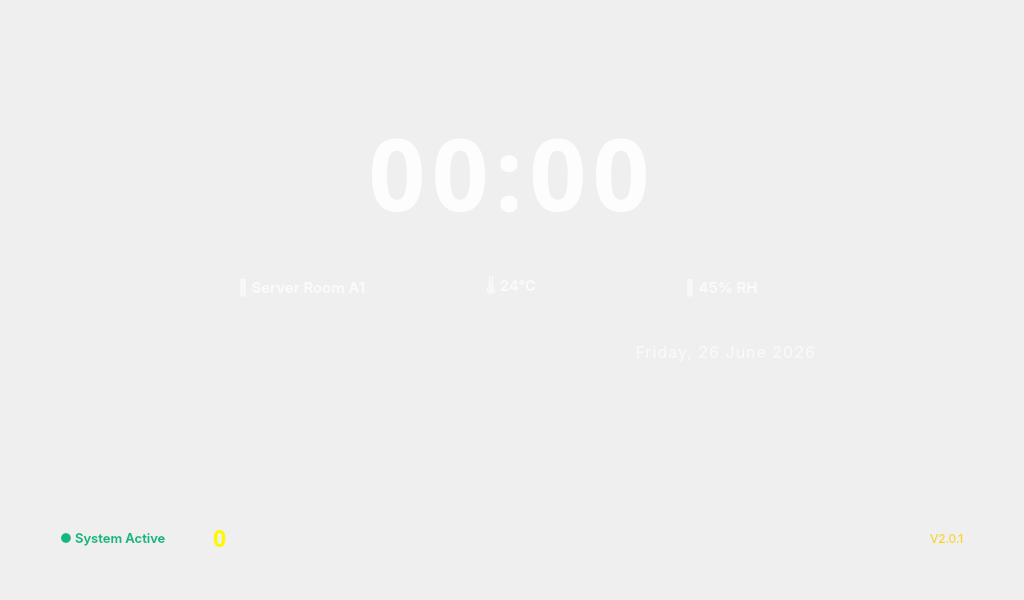
<?xml version="1.0" encoding="UTF-8"?>
<ui version="4.0">
 <class>MainWindow</class>
 <widget class="QMainWindow" name="MainWindow">
  <property name="geometry">
   <rect>
    <x>0</x>
    <y>0</y>
    <width>1024</width>
    <height>600</height>
   </rect>
  </property>
  <property name="windowTitle">
   <string>SignalPro - Gun Storage System</string>
  </property>
  <property name="styleSheet">
   <string notr="true">QMainWindow {
    background: qlineargradient(
        x1: 0, y1: 0, x2: 1, y2: 1,
        stop: 0 #0a1628,
        stop: 0.4 #142240,
        stop: 0.7 #1a2a4a,
        stop: 1 #0d1f3c
    );
}

QFrame#frame {
    background: rgba(255, 255, 255, 0.04);
    border-radius: 30px;
    border: none;
}

QFrame#frame_3 {
    background: rgba(255, 255, 255, 0.02);
    border: none;
    border-bottom: 1px solid rgba(255, 255, 255, 0.05);
}

QLabel#label {
    color: #ffffff;
    font-family: Plus Jakarta Sans;
    font-size: 22px;
    font-weight: 700;
    background: transparent;
    border: none;
    letter-spacing: 3px;
}

/* JAM - Space Grotesk */
QLabel#lbTime {
    color: rgba(255, 255, 255, 0.90);
    font-family: Space Grotesk;
    font-size: 100px;
    font-weight: 700;
    background: transparent;
    border: none;
    letter-spacing: 6px;
}

/* TANGGAL - Inter */
QLabel#lbDate {
    color: rgba(255, 255, 255, 0.60);
    font-family: Inter;
    font-size: 16px;
    font-weight: 400;
    background: transparent;
    border: none;
    letter-spacing: 1px;
}

/* LOGO */
QLabel#labelLogo {
    background: transparent;
    border: none;
}

/* TOMBOL ENTER - Glass Style */
/* Normal: border tipis transparan */
QPushButton#btDown {
    background: rgba(255, 255, 255, 0.03);
   
    border-radius: 30px;
}

/* Hover: border lebih terang + glow biru */
QPushButton#btDown:hover {
    background: rgba(2, 72, 193, 0.12);
    border: 1px solid #0248c1;
    box-shadow: 0 0 20px rgba(2, 72, 193, 0.2); /* efek glow (kalo support) */
}

QPushButton#btDown:pressed {
    background: rgba(2, 72, 193, 0.25);
    border: 2px solid #0248c1;
}

/* STATUS LABEL - Inter */
QLabel#statusLabel {
    color: #10b981;
    font-family: Inter;
    font-size: 13px;
    font-weight: 500;
    background: transparent;
    border: none;
}

QFrame#frame_status {
    background: rgba(255, 255, 255, 0.02);
    border-radius: 0 0 30px 30px;
    border: none;
    border-top: 1px solid rgba(255, 255, 255, 0.04);
}

QLabel#labelVersion {
    color: #f8d613;
    font-family: Inter;
    font-size: 12px;
    font-weight: 400;
    background: transparent;
    border: none;
}


QLabel#labelLocation, QLabel#labelTemp, QLabel#labelHumidity {
    color: rgba(255, 255, 255, 0.70);
    font-family: Inter;
    font-size: 15px;
    font-weight: 500;
    background: transparent;
    border: none;
}

QLabel#labelTemp:hover {
    color: #f8d613;
}

QScrollBar:vertical {
    background: rgba(255, 255, 255, 0.02);
    border: none;
    border-radius: 8px;
    width: 4px;
}

QScrollBar::handle:vertical {
    background: rgba(255, 255, 255, 0.08);
    border-radius: 8px;
    min-height: 30px;
}

QScrollBar::handle:vertical:hover {
    background: rgba(248, 214, 19, 0.20);
}

QScrollBar::add-line:vertical, QScrollBar::sub-line:vertical {
    height: 0px;
}
</string>
  </property>
  <widget class="QWidget" name="centralwidget">
   <property name="styleSheet">
    <string notr="true">background-color: transparent;</string>
   </property>
   <layout class="QVBoxLayout" name="verticalLayout_3">
    <property name="spacing">
     <number>0</number>
    </property>
    <property name="leftMargin">
     <number>40</number>
    </property>
    <property name="topMargin">
     <number>40</number>
    </property>
    <property name="rightMargin">
     <number>40</number>
    </property>
    <property name="bottomMargin">
     <number>40</number>
    </property>
    <item>
     <spacer name="verticalSpacer">
      <property name="orientation">
       <enum>Qt::Vertical</enum>
      </property>
      <property name="sizeHint" stdset="0">
       <size>
        <width>20</width>
        <height>40</height>
       </size>
      </property>
     </spacer>
    </item>
    <item alignment="Qt::AlignHCenter">
     <widget class="QFrame" name="frame">
      <property name="minimumSize">
       <size>
        <width>650</width>
        <height>300</height>
       </size>
      </property>
      <property name="maximumSize">
       <size>
        <width>650</width>
        <height>300</height>
       </size>
      </property>
      <property name="frameShape">
       <enum>QFrame::StyledPanel</enum>
      </property>
      <property name="frameShadow">
       <enum>QFrame::Raised</enum>
      </property>
      <layout class="QVBoxLayout" name="verticalLayout_2">
       <property name="spacing">
        <number>5</number>
       </property>
       <property name="leftMargin">
        <number>0</number>
       </property>
       <property name="topMargin">
        <number>0</number>
       </property>
       <property name="rightMargin">
        <number>0</number>
       </property>
       <property name="bottomMargin">
        <number>0</number>
       </property>
       <item>
        <widget class="QFrame" name="frame_3">
         <property name="minimumSize">
          <size>
           <width>0</width>
           <height>170</height>
          </size>
         </property>
         <property name="maximumSize">
          <size>
           <width>16777215</width>
           <height>170</height>
          </size>
         </property>
         <property name="frameShape">
          <enum>QFrame::StyledPanel</enum>
         </property>
         <property name="frameShadow">
          <enum>QFrame::Raised</enum>
         </property>
         <layout class="QHBoxLayout" name="horizontalLayout_2">
          <property name="leftMargin">
           <number>20</number>
          </property>
          <property name="topMargin">
           <number>10</number>
          </property>
          <property name="rightMargin">
           <number>20</number>
          </property>
          <property name="bottomMargin">
           <number>10</number>
          </property>
          <item alignment="Qt::AlignHCenter">
           <widget class="QLabel" name="lbTime">
            <property name="font">
             <font>
              <family>Space Grotesk</family>
              <pointsize>-1</pointsize>
              <weight>87</weight>
              <bold>true</bold>
             </font>
            </property>
            <property name="text">
             <string>00:00</string>
            </property>
            <property name="alignment">
             <set>Qt::AlignCenter</set>
            </property>
           </widget>
          </item>
         </layout>
        </widget>
       </item>
       <item>
        <spacer name="verticalSpacer_info">
         <property name="orientation">
          <enum>Qt::Vertical</enum>
         </property>
         <property name="sizeType">
          <enum>QSizePolicy::Fixed</enum>
         </property>
         <property name="sizeHint" stdset="0">
          <size>
           <width>20</width>
           <height>5</height>
          </size>
         </property>
        </spacer>
       </item>
       <item>
        <widget class="QFrame" name="frame_info">
         <property name="minimumSize">
          <size>
           <width>0</width>
           <height>35</height>
          </size>
         </property>
         <property name="maximumSize">
          <size>
           <width>16777215</width>
           <height>45</height>
          </size>
         </property>
         <property name="styleSheet">
          <string notr="true">/* Info Frame */
QFrame#frame_info {
    background: rgba(255, 255, 255, 0.03);
    border: none;
    border-radius: 12px;
}</string>
         </property>
         <property name="frameShape">
          <enum>QFrame::StyledPanel</enum>
         </property>
         <property name="frameShadow">
          <enum>QFrame::Raised</enum>
         </property>
         <layout class="QHBoxLayout" name="horizontalLayout_info">
          <property name="spacing">
           <number>20</number>
          </property>
          <property name="leftMargin">
           <number>20</number>
          </property>
          <property name="topMargin">
           <number>2</number>
          </property>
          <property name="rightMargin">
           <number>20</number>
          </property>
          <property name="bottomMargin">
           <number>2</number>
          </property>
          <item alignment="Qt::AlignHCenter">
           <widget class="QLabel" name="labelLocation">
            <property name="font">
             <font>
              <family>Inter</family>
              <pointsize>-1</pointsize>
              <weight>62</weight>
              <bold>true</bold>
             </font>
            </property>
            <property name="text">
             <string>📍 Server Room A1</string>
            </property>
           </widget>
          </item>
          <item alignment="Qt::AlignHCenter">
           <widget class="QLabel" name="labelTemp">
            <property name="font">
             <font>
              <family>Inter</family>
              <pointsize>-1</pointsize>
              <weight>62</weight>
              <bold>true</bold>
             </font>
            </property>
            <property name="text">
             <string>🌡️ 24°C</string>
            </property>
           </widget>
          </item>
          <item alignment="Qt::AlignHCenter">
           <widget class="QLabel" name="labelHumidity">
            <property name="font">
             <font>
              <family>Inter</family>
              <pointsize>-1</pointsize>
              <weight>62</weight>
              <bold>true</bold>
             </font>
            </property>
            <property name="text">
             <string>💧 45% RH</string>
            </property>
           </widget>
          </item>
         </layout>
        </widget>
       </item>
       <item>
        <spacer name="verticalSpacer_logo">
         <property name="orientation">
          <enum>Qt::Vertical</enum>
         </property>
         <property name="sizeType">
          <enum>QSizePolicy::Fixed</enum>
         </property>
         <property name="sizeHint" stdset="0">
          <size>
           <width>20</width>
           <height>5</height>
          </size>
         </property>
        </spacer>
       </item>
       <item>
        <widget class="QFrame" name="frame_5">
         <property name="minimumSize">
          <size>
           <width>0</width>
           <height>70</height>
          </size>
         </property>
         <property name="maximumSize">
          <size>
           <width>16777215</width>
           <height>80</height>
          </size>
         </property>
         <property name="frameShape">
          <enum>QFrame::StyledPanel</enum>
         </property>
         <property name="frameShadow">
          <enum>QFrame::Raised</enum>
         </property>
         <layout class="QHBoxLayout" name="horizontalLayout">
          <property name="leftMargin">
           <number>20</number>
          </property>
          <property name="topMargin">
           <number>5</number>
          </property>
          <property name="rightMargin">
           <number>20</number>
          </property>
          <property name="bottomMargin">
           <number>5</number>
          </property>
          <item>
           <widget class="QLabel" name="labelLogo">
            <property name="minimumSize">
             <size>
              <width>150</width>
              <height>60</height>
             </size>
            </property>
            <property name="maximumSize">
             <size>
              <width>150</width>
              <height>60</height>
             </size>
            </property>
            <property name="text">
             <string/>
            </property>
            <property name="pixmap">
             <pixmap>../assets/Gun-Storage.png</pixmap>
            </property>
            <property name="scaledContents">
             <bool>true</bool>
            </property>
           </widget>
          </item>
          <item alignment="Qt::AlignRight">
           <widget class="QLabel" name="lbDate">
            <property name="font">
             <font>
              <family>Inter</family>
              <pointsize>-1</pointsize>
              <weight>50</weight>
              <bold>false</bold>
             </font>
            </property>
            <property name="text">
             <string>Friday, 26 June 2026</string>
            </property>
            <property name="alignment">
             <set>Qt::AlignRight|Qt::AlignTrailing|Qt::AlignVCenter</set>
            </property>
           </widget>
          </item>
         </layout>
        </widget>
       </item>
      </layout>
     </widget>
    </item>
    <item alignment="Qt::AlignHCenter">
     <widget class="QFrame" name="frame_2">
      <property name="minimumSize">
       <size>
        <width>0</width>
        <height>80</height>
       </size>
      </property>
      <property name="maximumSize">
       <size>
        <width>16777215</width>
        <height>80</height>
       </size>
      </property>
      <property name="frameShape">
       <enum>QFrame::StyledPanel</enum>
      </property>
      <property name="frameShadow">
       <enum>QFrame::Raised</enum>
      </property>
      <layout class="QVBoxLayout" name="verticalLayout">
       <property name="spacing">
        <number>0</number>
       </property>
       <property name="leftMargin">
        <number>0</number>
       </property>
       <property name="topMargin">
        <number>0</number>
       </property>
       <property name="rightMargin">
        <number>0</number>
       </property>
       <property name="bottomMargin">
        <number>0</number>
       </property>
       <item alignment="Qt::AlignHCenter">
        <widget class="QPushButton" name="btDown">
         <property name="minimumSize">
          <size>
           <width>70</width>
           <height>70</height>
          </size>
         </property>
         <property name="maximumSize">
          <size>
           <width>70</width>
           <height>70</height>
          </size>
         </property>
         <property name="text">
          <string/>
         </property>
         <property name="icon">
          <iconset>
           <normaloff>../assets/down.png</normaloff>../assets/down.png</iconset>
         </property>
         <property name="iconSize">
          <size>
           <width>48</width>
           <height>48</height>
          </size>
         </property>
        </widget>
       </item>
      </layout>
     </widget>
    </item>
    <item>
     <spacer name="verticalSpacer_2">
      <property name="orientation">
       <enum>Qt::Vertical</enum>
      </property>
      <property name="sizeHint" stdset="0">
       <size>
        <width>20</width>
        <height>40</height>
       </size>
      </property>
     </spacer>
    </item>
    <item>
     <widget class="QFrame" name="frame_status">
      <property name="maximumSize">
       <size>
        <width>16777215</width>
        <height>45</height>
       </size>
      </property>
      <property name="frameShape">
       <enum>QFrame::StyledPanel</enum>
      </property>
      <property name="frameShadow">
       <enum>QFrame::Raised</enum>
      </property>
      <layout class="QHBoxLayout" name="horizontalLayout_status">
       <property name="spacing">
        <number>0</number>
       </property>
       <property name="leftMargin">
        <number>20</number>
       </property>
       <property name="topMargin">
        <number>6</number>
       </property>
       <property name="rightMargin">
        <number>20</number>
       </property>
       <property name="bottomMargin">
        <number>6</number>
       </property>
       <item>
        <widget class="QLabel" name="statusLabel">
         <property name="font">
          <font>
           <family>Inter</family>
           <pointsize>-1</pointsize>
           <weight>62</weight>
           <bold>true</bold>
          </font>
         </property>
         <property name="text">
          <string>● System Active</string>
         </property>
        </widget>
       </item>
       <item>
        <spacer name="horizontalSpacer">
         <property name="orientation">
          <enum>Qt::Horizontal</enum>
         </property>
         <property name="sizeType">
          <enum>QSizePolicy::Fixed</enum>
         </property>
         <property name="sizeHint" stdset="0">
          <size>
           <width>40</width>
           <height>20</height>
          </size>
         </property>
        </spacer>
       </item>
       <item>
        <widget class="QLabel" name="label_2">
         <property name="minimumSize">
          <size>
           <width>0</width>
           <height>0</height>
          </size>
         </property>
         <property name="maximumSize">
          <size>
           <width>30</width>
           <height>30</height>
          </size>
         </property>
         <property name="text">
          <string/>
         </property>
         <property name="pixmap">
          <pixmap>../assets/icon/bell-solid-full.svg</pixmap>
         </property>
         <property name="scaledContents">
          <bool>true</bool>
         </property>
        </widget>
       </item>
       <item>
        <widget class="QLabel" name="lbNotif">
         <property name="font">
          <font>
           <family>Space Grotesk</family>
           <pointsize>-1</pointsize>
           <weight>87</weight>
           <bold>true</bold>
          </font>
         </property>
         <property name="styleSheet">
          <string notr="true">color: rgb(255, 247, 1);
font-family: Space Grotesk;
font-size: 23px;
font-weight: 700;
background: transparent;
border: none;
letter-spacing: 6px;
</string>
         </property>
         <property name="text">
          <string>0</string>
         </property>
        </widget>
       </item>
       <item>
        <spacer name="horizontalSpacer_status">
         <property name="orientation">
          <enum>Qt::Horizontal</enum>
         </property>
         <property name="sizeHint" stdset="0">
          <size>
           <width>40</width>
           <height>20</height>
          </size>
         </property>
        </spacer>
       </item>
       <item alignment="Qt::AlignRight">
        <widget class="QLabel" name="labelVersion">
         <property name="font">
          <font>
           <family>Inter</family>
           <pointsize>-1</pointsize>
           <weight>50</weight>
           <bold>false</bold>
          </font>
         </property>
         <property name="text">
          <string>V2.0.1</string>
         </property>
        </widget>
       </item>
      </layout>
     </widget>
    </item>
   </layout>
  </widget>
 </widget>
 <resources/>
 <connections/>
</ui>
